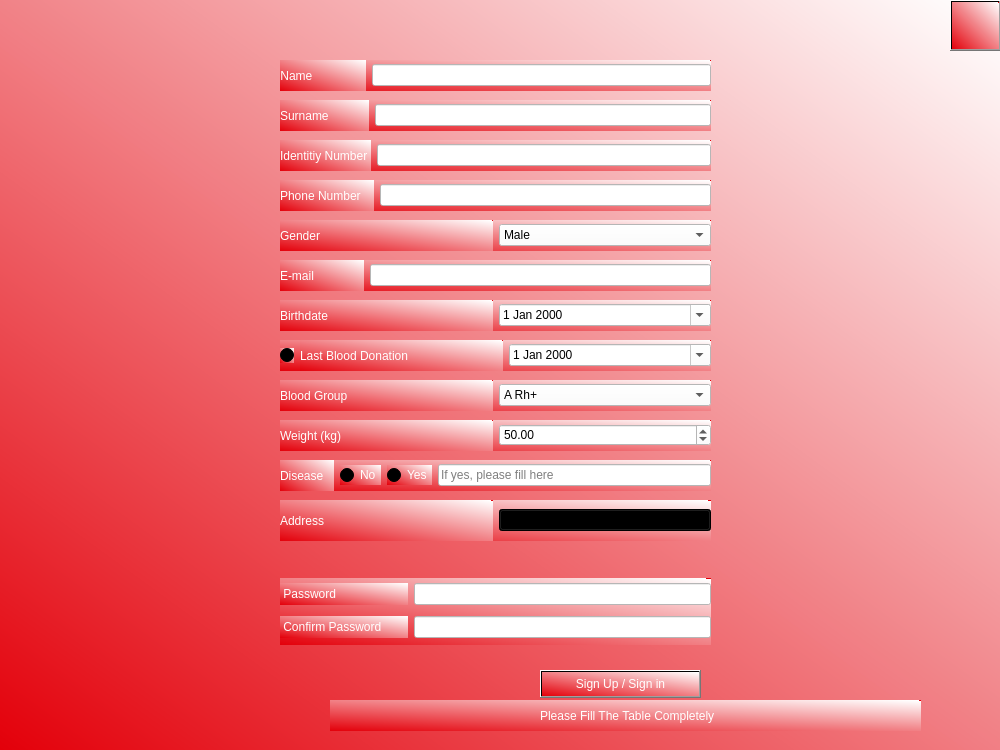
<?xml version="1.0" encoding="UTF-8"?>
<ui version="4.0">
 <class>Form</class>
 <widget class="QWidget" name="Form">
  <property name="geometry">
   <rect>
    <x>0</x>
    <y>0</y>
    <width>1000</width>
    <height>750</height>
   </rect>
  </property>
  <property name="sizePolicy">
   <sizepolicy hsizetype="Preferred" vsizetype="Preferred">
    <horstretch>0</horstretch>
    <verstretch>0</verstretch>
   </sizepolicy>
  </property>
  <property name="maximumSize">
   <size>
    <width>1000</width>
    <height>750</height>
   </size>
  </property>
  <property name="windowTitle">
   <string>Form</string>
  </property>
  <property name="autoFillBackground">
   <bool>false</bool>
  </property>
  <property name="styleSheet">
   <string notr="true">background-color: qlineargradient(spread:repeat, x1:0, y1:1, x2:0.977273, y2:0, stop:0 rgba(227, 0, 10, 254), stop:1 rgba(255, 255, 255, 255));
font: italic Bold 10pt &quot;Lucida Bright&quot;;</string>
  </property>
  <widget class="QWidget" name="horizontalLayoutWidget">
   <property name="geometry">
    <rect>
     <x>280</x>
     <y>60</y>
     <width>431</width>
     <height>31</height>
    </rect>
   </property>
   <property name="layoutDirection">
    <enum>Qt::LeftToRight</enum>
   </property>
   <layout class="QHBoxLayout" name="horizontalLayout_3">
    <item>
     <widget class="QLabel" name="label_4">
      <property name="autoFillBackground">
       <bool>false</bool>
      </property>
      <property name="styleSheet">
       <string notr="true">font: italic bold 10pt &quot;Lucida Bright&quot;;color:rgb(255,255,255);</string>
      </property>
      <property name="text">
       <string>Name                </string>
      </property>
      <property name="scaledContents">
       <bool>false</bool>
      </property>
      <property name="alignment">
       <set>Qt::AlignCenter</set>
      </property>
      <property name="wordWrap">
       <bool>false</bool>
      </property>
      <property name="margin">
       <number>0</number>
      </property>
      <property name="textInteractionFlags">
       <set>Qt::LinksAccessibleByMouse</set>
      </property>
      <property name="buddy">
       <cstring>disease</cstring>
      </property>
     </widget>
    </item>
    <item>
     <widget class="QLineEdit" name="name">
      <property name="styleSheet">
       <string notr="true">background-color: rgb(255, 255, 255);</string>
      </property>
     </widget>
    </item>
   </layout>
  </widget>
  <widget class="QWidget" name="horizontalLayoutWidget_8">
   <property name="geometry">
    <rect>
     <x>280</x>
     <y>260</y>
     <width>431</width>
     <height>31</height>
    </rect>
   </property>
   <property name="layoutDirection">
    <enum>Qt::LeftToRight</enum>
   </property>
   <layout class="QHBoxLayout" name="horizontalLayout_16">
    <item>
     <widget class="QLabel" name="label_19">
      <property name="styleSheet">
       <string notr="true">font: italic bold 10pt &quot;Lucida Bright&quot;;color:rgb(255,255,255);</string>
      </property>
      <property name="text">
       <string>E-mail               </string>
      </property>
      <property name="buddy">
       <cstring>lineEdit_15</cstring>
      </property>
     </widget>
    </item>
    <item>
     <widget class="QLineEdit" name="mail">
      <property name="styleSheet">
       <string notr="true">background-color: rgb(255, 255, 255);</string>
      </property>
      <property name="inputMethodHints">
       <set>Qt::ImhEmailCharactersOnly</set>
      </property>
     </widget>
    </item>
   </layout>
  </widget>
  <widget class="QWidget" name="horizontalLayoutWidget_7">
   <property name="geometry">
    <rect>
     <x>280</x>
     <y>220</y>
     <width>431</width>
     <height>31</height>
    </rect>
   </property>
   <property name="layoutDirection">
    <enum>Qt::LeftToRight</enum>
   </property>
   <layout class="QHBoxLayout" name="horizontalLayout_5">
    <item>
     <widget class="QLabel" name="label_5">
      <property name="styleSheet">
       <string notr="true">font: italic bold 10pt &quot;Lucida Bright&quot;;color:rgb(255,255,255);</string>
      </property>
      <property name="text">
       <string>Gender              </string>
      </property>
      <property name="buddy">
       <cstring>disease</cstring>
      </property>
     </widget>
    </item>
    <item>
     <widget class="QComboBox" name="gender">
      <property name="styleSheet">
       <string notr="true">background-color: rgb(255, 255, 255);</string>
      </property>
      <item>
       <property name="text">
        <string>Male</string>
       </property>
      </item>
      <item>
       <property name="text">
        <string>Female</string>
       </property>
      </item>
     </widget>
    </item>
   </layout>
  </widget>
  <widget class="QWidget" name="horizontalLayoutWidget_2">
   <property name="geometry">
    <rect>
     <x>280</x>
     <y>100</y>
     <width>431</width>
     <height>31</height>
    </rect>
   </property>
   <property name="layoutDirection">
    <enum>Qt::LeftToRight</enum>
   </property>
   <layout class="QHBoxLayout" name="horizontalLayout_13">
    <item>
     <widget class="QLabel" name="label_13">
      <property name="styleSheet">
       <string notr="true">font: italic bold 10pt &quot;Lucida Bright&quot;;color:rgb(255,255,255);</string>
      </property>
      <property name="text">
       <string>Surname            </string>
      </property>
      <property name="buddy">
       <cstring>lineEdit_8</cstring>
      </property>
     </widget>
    </item>
    <item>
     <widget class="QLineEdit" name="surname">
      <property name="styleSheet">
       <string notr="true">background-color: rgb(255, 255, 255);</string>
      </property>
     </widget>
    </item>
   </layout>
  </widget>
  <widget class="QWidget" name="horizontalLayoutWidget_9">
   <property name="geometry">
    <rect>
     <x>280</x>
     <y>380</y>
     <width>431</width>
     <height>31</height>
    </rect>
   </property>
   <property name="layoutDirection">
    <enum>Qt::LeftToRight</enum>
   </property>
   <layout class="QHBoxLayout" name="horizontalLayout_6">
    <item>
     <widget class="QLabel" name="label_6">
      <property name="styleSheet">
       <string notr="true">font: italic bold 10pt &quot;Lucida Bright&quot;;color:rgb(255,255,255);</string>
      </property>
      <property name="text">
       <string>Blood Group</string>
      </property>
      <property name="buddy">
       <cstring>disease</cstring>
      </property>
     </widget>
    </item>
    <item>
     <widget class="QComboBox" name="b_group">
      <property name="styleSheet">
       <string notr="true">background-color: rgb(255, 255, 255);</string>
      </property>
      <property name="editable">
       <bool>false</bool>
      </property>
      <item>
       <property name="text">
        <string>A Rh+</string>
       </property>
      </item>
      <item>
       <property name="text">
        <string>A Rh-</string>
       </property>
      </item>
      <item>
       <property name="text">
        <string>B Rh+</string>
       </property>
      </item>
      <item>
       <property name="text">
        <string>B Rh-</string>
       </property>
      </item>
      <item>
       <property name="text">
        <string>AB Rh+</string>
       </property>
      </item>
      <item>
       <property name="text">
        <string>AB Rh-</string>
       </property>
      </item>
      <item>
       <property name="text">
        <string>0 Rh+</string>
       </property>
      </item>
      <item>
       <property name="text">
        <string>0 Rh-</string>
       </property>
      </item>
     </widget>
    </item>
   </layout>
  </widget>
  <widget class="QWidget" name="horizontalLayoutWidget_3">
   <property name="geometry">
    <rect>
     <x>280</x>
     <y>140</y>
     <width>431</width>
     <height>31</height>
    </rect>
   </property>
   <property name="layoutDirection">
    <enum>Qt::LeftToRight</enum>
   </property>
   <layout class="QHBoxLayout" name="horizontalLayout_14">
    <item>
     <widget class="QLabel" name="label_14">
      <property name="styleSheet">
       <string notr="true">font: italic bold 10pt &quot;Lucida Bright&quot;;color:rgb(255,255,255);</string>
      </property>
      <property name="text">
       <string>Identitiy Number </string>
      </property>
      <property name="buddy">
       <cstring>lineEdit_9</cstring>
      </property>
     </widget>
    </item>
    <item>
     <widget class="QLineEdit" name="inum">
      <property name="styleSheet">
       <string notr="true">background-color: rgb(255, 255, 255);</string>
      </property>
      <property name="inputMethodHints">
       <set>Qt::ImhFormattedNumbersOnly</set>
      </property>
      <property name="maxLength">
       <number>11</number>
      </property>
      <property name="placeholderText">
       <string/>
      </property>
     </widget>
    </item>
   </layout>
  </widget>
  <widget class="QWidget" name="horizontalLayoutWidget_5">
   <property name="geometry">
    <rect>
     <x>280</x>
     <y>300</y>
     <width>431</width>
     <height>31</height>
    </rect>
   </property>
   <property name="layoutDirection">
    <enum>Qt::LeftToRight</enum>
   </property>
   <layout class="QHBoxLayout" name="horizontalLayout_17">
    <item>
     <widget class="QLabel" name="label_17">
      <property name="styleSheet">
       <string notr="true">font: italic bold 10pt &quot;Lucida Bright&quot;;color:rgb(255,255,255);</string>
      </property>
      <property name="text">
       <string>Birthdate</string>
      </property>
      <property name="buddy">
       <cstring>dateEdit</cstring>
      </property>
     </widget>
    </item>
    <item>
     <widget class="QDateEdit" name="birthdate">
      <property name="styleSheet">
       <string notr="true">background-color: rgb(255, 255, 255);</string>
      </property>
      <property name="locale">
       <locale language="English" country="UnitedStates"/>
      </property>
      <property name="maximumDateTime">
       <datetime>
        <hour>23</hour>
        <minute>59</minute>
        <second>59</second>
        <year>2004</year>
        <month>12</month>
        <day>31</day>
       </datetime>
      </property>
      <property name="minimumDateTime">
       <datetime>
        <hour>0</hour>
        <minute>0</minute>
        <second>0</second>
        <year>1957</year>
        <month>9</month>
        <day>14</day>
       </datetime>
      </property>
      <property name="calendarPopup">
       <bool>true</bool>
      </property>
      <property name="date">
       <date>
        <year>2000</year>
        <month>1</month>
        <day>1</day>
       </date>
      </property>
     </widget>
    </item>
   </layout>
  </widget>
  <widget class="QWidget" name="horizontalLayoutWidget_4">
   <property name="geometry">
    <rect>
     <x>280</x>
     <y>180</y>
     <width>431</width>
     <height>31</height>
    </rect>
   </property>
   <property name="layoutDirection">
    <enum>Qt::LeftToRight</enum>
   </property>
   <layout class="QHBoxLayout" name="horizontalLayout_18">
    <item>
     <widget class="QLabel" name="label_20">
      <property name="styleSheet">
       <string notr="true">font: italic bold 10pt &quot;Lucida Bright&quot;;color:rgb(255,255,255);</string>
      </property>
      <property name="text">
       <string>Phone Number    </string>
      </property>
      <property name="buddy">
       <cstring>lineEdit_10</cstring>
      </property>
     </widget>
    </item>
    <item>
     <widget class="QLineEdit" name="phone">
      <property name="styleSheet">
       <string notr="true">background-color: rgb(255, 255, 255);</string>
      </property>
     </widget>
    </item>
   </layout>
  </widget>
  <widget class="QWidget" name="horizontalLayoutWidget_6">
   <property name="geometry">
    <rect>
     <x>280</x>
     <y>340</y>
     <width>431</width>
     <height>31</height>
    </rect>
   </property>
   <property name="layoutDirection">
    <enum>Qt::LeftToRight</enum>
   </property>
   <layout class="QHBoxLayout" name="horizontalLayout_19">
    <item>
     <widget class="QRadioButton" name="radonation">
      <property name="sizePolicy">
       <sizepolicy hsizetype="Maximum" vsizetype="Maximum">
        <horstretch>0</horstretch>
        <verstretch>0</verstretch>
       </sizepolicy>
      </property>
      <property name="font">
       <font>
        <family>Lucida Bright</family>
        <pointsize>10</pointsize>
        <weight>75</weight>
        <italic>true</italic>
        <bold>true</bold>
       </font>
      </property>
      <property name="text">
       <string/>
      </property>
     </widget>
    </item>
    <item>
     <widget class="QLabel" name="label_21">
      <property name="styleSheet">
       <string notr="true">font: italic bold 10pt &quot;Lucida Bright&quot;;color:rgb(255,255,255);</string>
      </property>
      <property name="text">
       <string>Last Blood Donation</string>
      </property>
      <property name="buddy">
       <cstring>dateEdit_2</cstring>
      </property>
     </widget>
    </item>
    <item>
     <widget class="QDateEdit" name="l_donation">
      <property name="styleSheet">
       <string notr="true">background-color: rgb(255, 255, 255);</string>
      </property>
      <property name="locale">
       <locale language="English" country="UnitedStates"/>
      </property>
      <property name="maximumDateTime">
       <datetime>
        <hour>23</hour>
        <minute>59</minute>
        <second>59</second>
        <year>2023</year>
        <month>12</month>
        <day>31</day>
       </datetime>
      </property>
      <property name="minimumDateTime">
       <datetime>
        <hour>0</hour>
        <minute>0</minute>
        <second>0</second>
        <year>1957</year>
        <month>1</month>
        <day>1</day>
       </datetime>
      </property>
      <property name="calendarPopup">
       <bool>true</bool>
      </property>
     </widget>
    </item>
   </layout>
  </widget>
  <widget class="QWidget" name="layoutWidget">
   <property name="geometry">
    <rect>
     <x>280</x>
     <y>578</y>
     <width>431</width>
     <height>67</height>
    </rect>
   </property>
   <property name="layoutDirection">
    <enum>Qt::LeftToRight</enum>
   </property>
   <layout class="QGridLayout" name="gridLayout_2">
    <item row="0" column="1">
     <widget class="QLineEdit" name="password">
      <property name="styleSheet">
       <string notr="true">background-color: rgb(255, 255, 255);</string>
      </property>
      <property name="echoMode">
       <enum>QLineEdit::PasswordEchoOnEdit</enum>
      </property>
      <property name="cursorPosition">
       <number>0</number>
      </property>
     </widget>
    </item>
    <item row="0" column="0">
     <widget class="QLabel" name="label_22">
      <property name="styleSheet">
       <string notr="true">font: italic bold 10pt &quot;Lucida Bright&quot;;color:rgb(255,255,255);</string>
      </property>
      <property name="text">
       <string> Password</string>
      </property>
      <property name="buddy">
       <cstring>lineEdit_12</cstring>
      </property>
     </widget>
    </item>
    <item row="1" column="0">
     <widget class="QLabel" name="label_23">
      <property name="styleSheet">
       <string notr="true">font: italic bold 10pt &quot;Lucida Bright&quot;;color:rgb(255,255,255);</string>
      </property>
      <property name="text">
       <string> Confirm Password        </string>
      </property>
      <property name="buddy">
       <cstring>lineEdit_13</cstring>
      </property>
     </widget>
    </item>
    <item row="1" column="1">
     <widget class="QLineEdit" name="password_again">
      <property name="styleSheet">
       <string notr="true">background-color: rgb(255, 255, 255);</string>
      </property>
      <property name="echoMode">
       <enum>QLineEdit::PasswordEchoOnEdit</enum>
      </property>
     </widget>
    </item>
   </layout>
  </widget>
  <widget class="QPushButton" name="signinup">
   <property name="geometry">
    <rect>
     <x>540</x>
     <y>670</y>
     <width>161</width>
     <height>28</height>
    </rect>
   </property>
   <property name="layoutDirection">
    <enum>Qt::LeftToRight</enum>
   </property>
   <property name="styleSheet">
    <string notr="true">font: italic bold 10pt &quot;Lucida Bright&quot;;color:rgb(255,255,255);</string>
   </property>
   <property name="text">
    <string>Sign Up / Sign in</string>
   </property>
  </widget>
  <widget class="QWidget" name="horizontalLayoutWidget_11">
   <property name="geometry">
    <rect>
     <x>280</x>
     <y>420</y>
     <width>431</width>
     <height>31</height>
    </rect>
   </property>
   <property name="layoutDirection">
    <enum>Qt::LeftToRight</enum>
   </property>
   <layout class="QHBoxLayout" name="horizontalLayout_7">
    <item>
     <widget class="QLabel" name="label_8">
      <property name="styleSheet">
       <string notr="true">font: italic bold 10pt &quot;Lucida Bright&quot;;color:rgb(255,255,255);</string>
      </property>
      <property name="text">
       <string>Weight (kg)</string>
      </property>
      <property name="buddy">
       <cstring>disease</cstring>
      </property>
     </widget>
    </item>
    <item>
     <widget class="QDoubleSpinBox" name="weight">
      <property name="sizePolicy">
       <sizepolicy hsizetype="Minimum" vsizetype="Fixed">
        <horstretch>0</horstretch>
        <verstretch>0</verstretch>
       </sizepolicy>
      </property>
      <property name="styleSheet">
       <string notr="true">background-color: rgb(255, 255, 255);</string>
      </property>
      <property name="buttonSymbols">
       <enum>QAbstractSpinBox::UpDownArrows</enum>
      </property>
      <property name="accelerated">
       <bool>true</bool>
      </property>
      <property name="suffix">
       <string/>
      </property>
      <property name="minimum">
       <double>2.000000000000000</double>
      </property>
      <property name="maximum">
       <double>200.000000000000000</double>
      </property>
      <property name="value">
       <double>50.000000000000000</double>
      </property>
     </widget>
    </item>
   </layout>
  </widget>
  <widget class="QWidget" name="layoutWidget_2">
   <property name="geometry">
    <rect>
     <x>280</x>
     <y>500</y>
     <width>431</width>
     <height>41</height>
    </rect>
   </property>
   <property name="layoutDirection">
    <enum>Qt::LeftToRight</enum>
   </property>
   <layout class="QHBoxLayout" name="horizontalLayout_2">
    <item>
     <widget class="QLabel" name="label_9">
      <property name="styleSheet">
       <string notr="true">font: italic bold 10pt &quot;Lucida Bright&quot;;color:rgb(255,255,255);</string>
      </property>
      <property name="text">
       <string>Address             </string>
      </property>
      <property name="buddy">
       <cstring>disease</cstring>
      </property>
     </widget>
    </item>
    <item>
     <widget class="QComboBox" name="adress">
      <item>
       <property name="text">
        <string>NULL</string>
       </property>
      </item>
      <item>
       <property name="text">
        <string>ADANA</string>
       </property>
      </item>
      <item>
       <property name="text">
        <string>ADIYAMAN</string>
       </property>
      </item>
      <item>
       <property name="text">
        <string>AFYON</string>
       </property>
      </item>
      <item>
       <property name="text">
        <string>AĞRI</string>
       </property>
      </item>
      <item>
       <property name="text">
        <string>AMASAYA</string>
       </property>
      </item>
      <item>
       <property name="text">
        <string>ANKARA</string>
       </property>
      </item>
      <item>
       <property name="text">
        <string>ANTALYA</string>
       </property>
      </item>
      <item>
       <property name="text">
        <string>ARTVİN</string>
       </property>
      </item>
      <item>
       <property name="text">
        <string>AYDIN</string>
       </property>
      </item>
      <item>
       <property name="text">
        <string>BALIKESİR</string>
       </property>
      </item>
      <item>
       <property name="text">
        <string>BİLECİK</string>
       </property>
      </item>
      <item>
       <property name="text">
        <string>BİNGÖL</string>
       </property>
      </item>
      <item>
       <property name="text">
        <string>BİTLİS</string>
       </property>
      </item>
      <item>
       <property name="text">
        <string>BOLU</string>
       </property>
      </item>
      <item>
       <property name="text">
        <string>BURDUR</string>
       </property>
      </item>
      <item>
       <property name="text">
        <string>BURSA</string>
       </property>
      </item>
      <item>
       <property name="text">
        <string>ÇANAKKALE</string>
       </property>
      </item>
      <item>
       <property name="text">
        <string>ÇANKIRI</string>
       </property>
      </item>
      <item>
       <property name="text">
        <string>ÇORUM</string>
       </property>
      </item>
      <item>
       <property name="text">
        <string>DENİZLİ</string>
       </property>
      </item>
      <item>
       <property name="text">
        <string>DİYARBAKIR</string>
       </property>
      </item>
      <item>
       <property name="text">
        <string>EDİRNE</string>
       </property>
      </item>
      <item>
       <property name="text">
        <string>ELAZIĞ</string>
       </property>
      </item>
      <item>
       <property name="text">
        <string>ERZİNCAN</string>
       </property>
      </item>
      <item>
       <property name="text">
        <string>ERZURUM</string>
       </property>
      </item>
      <item>
       <property name="text">
        <string>ESKİŞEHİR</string>
       </property>
      </item>
      <item>
       <property name="text">
        <string>GAZİANTEP</string>
       </property>
      </item>
      <item>
       <property name="text">
        <string>GİRESUN</string>
       </property>
      </item>
      <item>
       <property name="text">
        <string>GÜMÜŞHANE</string>
       </property>
      </item>
      <item>
       <property name="text">
        <string>HAKKARİ</string>
       </property>
      </item>
      <item>
       <property name="text">
        <string>HATAY</string>
       </property>
      </item>
      <item>
       <property name="text">
        <string>ISPARTA</string>
       </property>
      </item>
      <item>
       <property name="text">
        <string>İÇEL (MERSİN)</string>
       </property>
      </item>
      <item>
       <property name="text">
        <string>İSTANBUL</string>
       </property>
      </item>
      <item>
       <property name="text">
        <string>İZMİR</string>
       </property>
      </item>
      <item>
       <property name="text">
        <string>KARS</string>
       </property>
      </item>
      <item>
       <property name="text">
        <string>KASTAMONU</string>
       </property>
      </item>
      <item>
       <property name="text">
        <string>KAYSERİ</string>
       </property>
      </item>
      <item>
       <property name="text">
        <string>KIRKLARELİ</string>
       </property>
      </item>
      <item>
       <property name="text">
        <string>KIRŞEHİR</string>
       </property>
      </item>
      <item>
       <property name="text">
        <string>KOCAELİ</string>
       </property>
      </item>
      <item>
       <property name="text">
        <string>KONYA</string>
       </property>
      </item>
      <item>
       <property name="text">
        <string>KÜTAHYA</string>
       </property>
      </item>
      <item>
       <property name="text">
        <string>MALATYA</string>
       </property>
      </item>
      <item>
       <property name="text">
        <string>MANİSA</string>
       </property>
      </item>
      <item>
       <property name="text">
        <string>KAHRAMANMARAŞ</string>
       </property>
      </item>
      <item>
       <property name="text">
        <string>MARDİN</string>
       </property>
      </item>
      <item>
       <property name="text">
        <string>MUĞLA</string>
       </property>
      </item>
      <item>
       <property name="text">
        <string>MUŞ</string>
       </property>
      </item>
      <item>
       <property name="text">
        <string>NEVŞEHİR</string>
       </property>
      </item>
      <item>
       <property name="text">
        <string>NİĞDE</string>
       </property>
      </item>
      <item>
       <property name="text">
        <string>ORDU</string>
       </property>
      </item>
      <item>
       <property name="text">
        <string>RİZE</string>
       </property>
      </item>
      <item>
       <property name="text">
        <string>SAKARYA</string>
       </property>
      </item>
      <item>
       <property name="text">
        <string>SAMSUN</string>
       </property>
      </item>
      <item>
       <property name="text">
        <string>SİİRT</string>
       </property>
      </item>
      <item>
       <property name="text">
        <string>SİNOP</string>
       </property>
      </item>
      <item>
       <property name="text">
        <string>SİVAS</string>
       </property>
      </item>
      <item>
       <property name="text">
        <string>TEKİRDAĞ</string>
       </property>
      </item>
      <item>
       <property name="text">
        <string>TOKAT</string>
       </property>
      </item>
      <item>
       <property name="text">
        <string>TRABZON</string>
       </property>
      </item>
      <item>
       <property name="text">
        <string>TUNCELİ</string>
       </property>
      </item>
      <item>
       <property name="text">
        <string>ŞANLIURFA</string>
       </property>
      </item>
      <item>
       <property name="text">
        <string>UŞAK</string>
       </property>
      </item>
      <item>
       <property name="text">
        <string>VAN</string>
       </property>
      </item>
      <item>
       <property name="text">
        <string>YOZGAT</string>
       </property>
      </item>
      <item>
       <property name="text">
        <string>ZONGULDAK</string>
       </property>
      </item>
      <item>
       <property name="text">
        <string>♥AKSARAY♥</string>
       </property>
      </item>
      <item>
       <property name="text">
        <string>BAYBURT</string>
       </property>
      </item>
      <item>
       <property name="text">
        <string>KARAMAN</string>
       </property>
      </item>
      <item>
       <property name="text">
        <string>KIRIKKALE</string>
       </property>
      </item>
      <item>
       <property name="text">
        <string>BATMAN</string>
       </property>
      </item>
      <item>
       <property name="text">
        <string>ŞIRNAK</string>
       </property>
      </item>
      <item>
       <property name="text">
        <string>BARTIN</string>
       </property>
      </item>
      <item>
       <property name="text">
        <string>ARDAHAN</string>
       </property>
      </item>
      <item>
       <property name="text">
        <string>IĞDIR</string>
       </property>
      </item>
      <item>
       <property name="text">
        <string>YALOVA</string>
       </property>
      </item>
      <item>
       <property name="text">
        <string>KARABÜK</string>
       </property>
      </item>
      <item>
       <property name="text">
        <string>KİLİS</string>
       </property>
      </item>
      <item>
       <property name="text">
        <string>OSMANİYE</string>
       </property>
      </item>
      <item>
       <property name="text">
        <string>DÜZCE</string>
       </property>
      </item>
     </widget>
    </item>
   </layout>
  </widget>
  <widget class="QWidget" name="layoutWidget">
   <property name="geometry">
    <rect>
     <x>280</x>
     <y>460</y>
     <width>431</width>
     <height>31</height>
    </rect>
   </property>
   <property name="sizePolicy">
    <sizepolicy hsizetype="Fixed" vsizetype="Fixed">
     <horstretch>0</horstretch>
     <verstretch>0</verstretch>
    </sizepolicy>
   </property>
   <property name="layoutDirection">
    <enum>Qt::LeftToRight</enum>
   </property>
   <layout class="QHBoxLayout" name="horizontalLayout">
    <item>
     <widget class="QLabel" name="label_7">
      <property name="styleSheet">
       <string notr="true">font: italic bold 10pt &quot;Lucida Bright&quot;;color:rgb(255,255,255);</string>
      </property>
      <property name="text">
       <string>Disease   </string>
      </property>
      <property name="buddy">
       <cstring>disease</cstring>
      </property>
     </widget>
    </item>
    <item>
     <widget class="QRadioButton" name="radiob">
      <property name="styleSheet">
       <string notr="true">font: italic bold 10pt &quot;Lucida Bright&quot;;color:rgb(255,255,255);</string>
      </property>
      <property name="text">
       <string>No</string>
      </property>
     </widget>
    </item>
    <item>
     <widget class="QRadioButton" name="radihave">
      <property name="styleSheet">
       <string notr="true">font: italic bold 10pt &quot;Lucida Bright&quot;;color:rgb(255,255,255);</string>
      </property>
      <property name="text">
       <string>Yes</string>
      </property>
     </widget>
    </item>
    <item>
     <widget class="QLineEdit" name="disease">
      <property name="contextMenuPolicy">
       <enum>Qt::DefaultContextMenu</enum>
      </property>
      <property name="styleSheet">
       <string notr="true">background-color: rgb(255, 255, 255);</string>
      </property>
      <property name="frame">
       <bool>true</bool>
      </property>
      <property name="placeholderText">
       <string>If yes, please fill here</string>
      </property>
     </widget>
    </item>
   </layout>
  </widget>
  <widget class="QLabel" name="fillall">
   <property name="geometry">
    <rect>
     <x>330</x>
     <y>700</y>
     <width>591</width>
     <height>31</height>
    </rect>
   </property>
   <property name="styleSheet">
    <string notr="true">font: italic bold 10pt &quot;Lucida Bright&quot;;color:rgb(255,255,255);</string>
   </property>
   <property name="text">
    <string> Please Fill The Table Completely</string>
   </property>
   <property name="alignment">
    <set>Qt::AlignCenter</set>
   </property>
  </widget>
  <widget class="QLabel" name="label">
   <property name="geometry">
    <rect>
     <x>40</x>
     <y>60</y>
     <width>201</width>
     <height>251</height>
    </rect>
   </property>
   <property name="styleSheet">
    <string notr="true">background-color:rgba(0,0,0,0);</string>
   </property>
   <property name="text">
    <string/>
   </property>
   <property name="pixmap">
    <pixmap resource="database.qrc">:/image/photos/kan1.png</pixmap>
   </property>
   <property name="scaledContents">
    <bool>true</bool>
   </property>
  </widget>
  <widget class="QPushButton" name="returnto">
   <property name="geometry">
    <rect>
     <x>950</x>
     <y>0</y>
     <width>51</width>
     <height>51</height>
    </rect>
   </property>
   <property name="text">
    <string/>
   </property>
   <property name="icon">
    <iconset resource="database.qrc">
     <normaloff>:/image/photos/png-clipart-house-computer-icons-home-page-house-angle-building-thumbnail.png</normaloff>:/image/photos/png-clipart-house-computer-icons-home-page-house-angle-building-thumbnail.png</iconset>
   </property>
   <property name="iconSize">
    <size>
     <width>60</width>
     <height>50</height>
    </size>
   </property>
   <property name="autoDefault">
    <bool>false</bool>
   </property>
   <property name="default">
    <bool>false</bool>
   </property>
   <property name="flat">
    <bool>false</bool>
   </property>
  </widget>
 </widget>
 <tabstops>
  <tabstop>name</tabstop>
  <tabstop>surname</tabstop>
  <tabstop>inum</tabstop>
  <tabstop>phone</tabstop>
  <tabstop>gender</tabstop>
  <tabstop>mail</tabstop>
  <tabstop>birthdate</tabstop>
  <tabstop>radonation</tabstop>
  <tabstop>l_donation</tabstop>
  <tabstop>b_group</tabstop>
  <tabstop>weight</tabstop>
  <tabstop>radiob</tabstop>
  <tabstop>radihave</tabstop>
  <tabstop>disease</tabstop>
  <tabstop>adress</tabstop>
  <tabstop>password</tabstop>
  <tabstop>password_again</tabstop>
  <tabstop>signinup</tabstop>
  <tabstop>returnto</tabstop>
 </tabstops>
 <resources>
  <include location="database.qrc"/>
 </resources>
 <connections>
  <connection>
   <sender>radihave</sender>
   <signal>clicked(bool)</signal>
   <receiver>disease</receiver>
   <slot>show()</slot>
   <hints>
    <hint type="sourcelabel">
     <x>478</x>
     <y>474</y>
    </hint>
    <hint type="destinationlabel">
     <x>611</x>
     <y>474</y>
    </hint>
   </hints>
  </connection>
  <connection>
   <sender>radiob</sender>
   <signal>clicked(bool)</signal>
   <receiver>disease</receiver>
   <slot>hide()</slot>
   <hints>
    <hint type="sourcelabel">
     <x>387</x>
     <y>474</y>
    </hint>
    <hint type="destinationlabel">
     <x>605</x>
     <y>474</y>
    </hint>
   </hints>
  </connection>
 </connections>
</ui>
